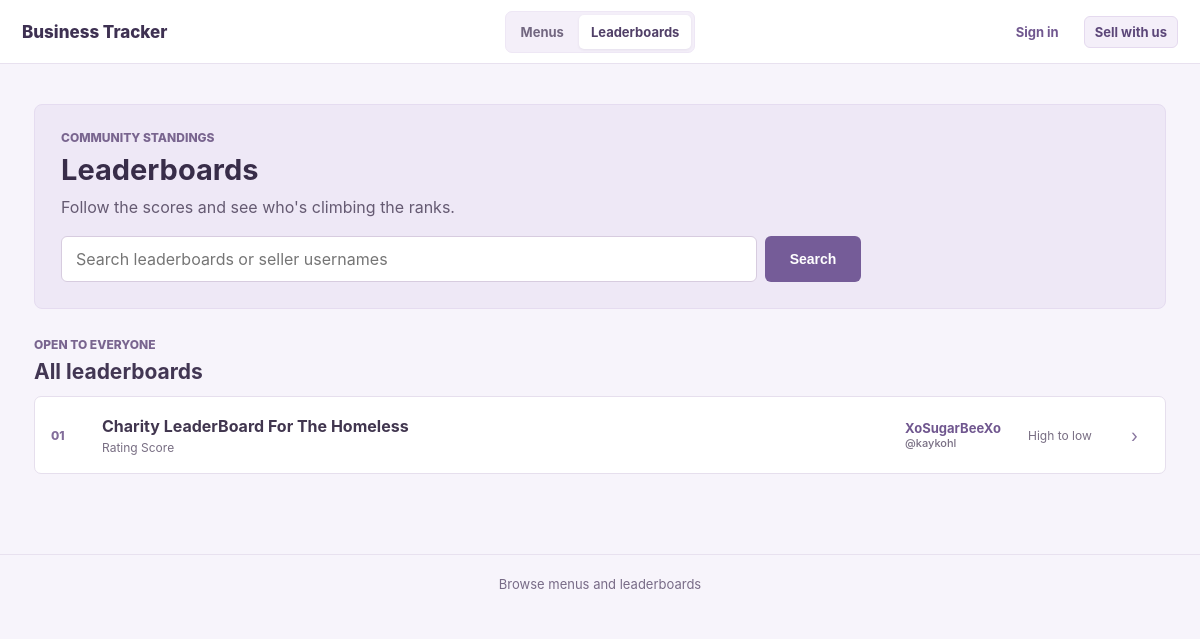
Page /browse/leaderboards on the committed database.
### models.py (models this page shows)
class Leaderboard(db.Model):
    id = db.Column(db.Integer, primary_key=True)
    owner_id = db.Column(db.Integer, db.ForeignKey('creator_account.id'), nullable=False)
    name = db.Column(db.String(160), nullable=False)
    description = db.Column(db.Text)
    score_label = db.Column(db.String(80), nullable=False, default='Score')
    sort_order = db.Column(db.String(4), nullable=False, default='desc')
    is_public = db.Column(db.Boolean, nullable=False, default=True)
    created_at = db.Column(db.DateTime, default=datetime.utcnow)
    version_id = db.Column(db.Integer, nullable=False, default=1)
    __table_args__ = (
        db.Index('ix_leaderboard_owner_name', 'owner_id', 'name'),
        db.Index('ix_leaderboard_public', 'is_public', 'owner_id'),
    )
    __mapper_args__ = {'version_id_col': version_id}
    entries = db.relationship('LeaderboardEntry', back_populates='leaderboard', cascade='all, delete-orphan', lazy=True)

class CreatorAccount(db.Model):
    __tablename__ = 'creator_account'
    id = db.Column(db.Integer, primary_key=True)
    username = db.Column(db.String(64), nullable=False, unique=True)
    email = db.Column(db.String(255), nullable=False, unique=True)
    display_name = db.Column(db.String(120))
    bio = db.Column(db.Text)
    password_hash = db.Column(db.String(255), nullable=False)
    is_admin = db.Column(db.Boolean, nullable=False, default=False)
    is_approved = db.Column(db.Boolean, nullable=False, default=False)
    stripe_account_id = db.Column(db.String(255), unique=True)
    stripe_customer_id = db.Column(db.String(255))
    stripe_subscription_id = db.Column(db.String(255))
    stripe_subscription_checkout_session_id = db.Column(db.String(255))
    stripe_subscription_status = db.Column(db.String(40), nullable=False, default='inactive')
    stripe_subscription_period_end = db.Column(db.DateTime)
    subscription_exempt = db.Column(db.Boolean, nullable=False, default=False)
    stripe_charges_enabled = db.Column(db.Boolean, nullable=False, default=False)
    stripe_details_submitted = db.Column(db.Boolean, nullable=False, default=False)
    accepting_orders = db.Column(db.Boolean, nullable=False, default=False)
    banner_notifications = db.Column(db.Boolean, nullable=False, default=True)
    email_notifications = db.Column(db.Boolean, nullable=False, default=False)
    created_at = db.Column(db.DateTime, default=datetime.utcnow, nullable=False)
    version_id = db.Column(db.Integer, nullable=False, default=1)
    __table_args__ = (
        db.Index('uq_creator_stripe_customer_id', 'stripe_customer_id', unique=True),
        db.Index('uq_creator_stripe_subscription_id', 'stripe_subscription_id', unique=True),
    )
    __mapper_args__ = {'version_id_col': version_id}

### app.py (the view)
@app.route('/browse/leaderboards')
def public_leaderboards():
    query = request.args.get('q', '').strip()
    seller_username = request.args.get('seller', '').strip()
    boards_query = db.session.query(Leaderboard, CreatorAccount).join(
        CreatorAccount, CreatorAccount.id == Leaderboard.owner_id
    ).filter(
        Leaderboard.is_public.is_(True), CreatorAccount.is_approved.is_(True),
        _seller_subscription_access(),
    )
    if query:
        pattern = f'%{query}%'
        boards_query = boards_query.filter(or_(
            Leaderboard.name.ilike(pattern), Leaderboard.description.ilike(pattern),
            CreatorAccount.username.ilike(pattern), CreatorAccount.display_name.ilike(pattern),
        ))
    if seller_username:
        boards_query = boards_query.filter(func.lower(CreatorAccount.username) == seller_username.lower())
    boards = boards_query.order_by(CreatorAccount.username, Leaderboard.name).limit(60).all()
    return render_template(
        'storefront/boards.html', query=query, seller_username=seller_username, boards=boards
    )

### app.py (called while the page is built, shortened)
def _seller_subscription_access():
    return or_(
        CreatorAccount.is_admin.is_(True),
        CreatorAccount.subscription_exempt.is_(True),
        CreatorAccount.stripe_subscription_status.in_(ACTIVE_SUBSCRIPTION_STATUSES),
    )

@event.listens_for(Session, 'do_orm_execute')
def scope_creator_queries(execute_state):
    if not execute_state.is_select or not execute_state.is_orm_statement or not has_request_context():
        return
    creator_id = getattr(g, 'creator_id', None)
    if getattr(g, 'is_admin', False):
        return
    if not creator_id or request.endpoint in PUBLIC_ENDPOINTS:
        return
    execute_state.statement = execute_state.statement.options(*(
        with_loader_criteria(model, lambda entity: entity.owner_id == creator_id, include_aliases=True)
        for model in TENANT_MODELS
    ))

@app.before_request
def require_creator():
    if request.endpoint in PUBLIC_ENDPOINTS:
        store_customer_id = session.get('store_customer_id')
        g.store_customer = db.session.get(StoreCustomer, store_customer_id) if store_customer_id else None
        creator_id = session.get('creator_id')
        return

@app.context_processor
def helpers():
    creator = getattr(g, 'creator', None)
    unread_notifications = []
    if creator and creator.banner_notifications:
        unread_notifications = SellerNotification.query.filter_by(
            owner_id=creator.id, read_at=None
        ).order_by(SellerNotification.created_at.desc()).limit(3).all()
    return {
        'money': lambda x: f'${money(x):,.2f}',
        'current_creator': creator,
        'current_store_customer': getattr(g, 'store_customer', None),
        'unread_notifications': unread_notifications,
    }

### templates/storefront/boards.html (shortened to what this page needs)
{% extends 'public_base.html' %}
{% block content %}
<section class="public-intro public-board-intro">
    <p class="public-kicker">Community standings</p>
    <h1>Leaderboards</h1>
    <p>Follow the scores and see who's climbing the ranks.</p>
    <form class="public-search-form" method="get" action="{{url_for('public_leaderboards')}}" role="search">
        <input id="leaderboard-search" type="search" name="q" value="{{query}}" placeholder="Search leaderboards or seller usernames" autocomplete="off">
        <button class="button" type="submit">Search</button>
    </form>
</section>
<section class="public-section">
    <div class="public-section-heading"><div><p class="public-kicker">{{'Filtered results' if query or seller_username else 'Open to everyone'}}</p><h2>{{'@' ~ seller_username if seller_username else 'All leaderboards'}}</h2></div></div>
    {% if boards %}
    <div class="public-board-list">
        {% for board,seller in boards %}
        <div class="public-board-row">
            <span class="public-board-rank">{{'%02d'|format(loop.index)}}</span>
            <a class="public-board-copy" href="{{url_for('public_leaderboard', username=seller.username, id=board.id)}}"><strong>{{board.name}}</strong>{% if board.description %}<small>{{board.description}}</small>{% endif %}<small>{{board.score_label}}</small></a>
            <a class="public-board-seller" href="{{url_for('seller_store', username=seller.username)}}">{{seller.display_name or seller.username}}<small>@{{seller.username}}</small></a>
            <span class="public-board-order">{{'High to low' if board.sort_order == 'desc' else 'Low to high'}}</span>
            <a class="public-list-arrow" href="{{url_for('public_leaderboard', username=seller.username, id=board.id)}}" aria-label="View {{board.name}}">›</a>
        </div>
        {% endfor %}
    </div>
    {% else %}<p class="public-empty">No leaderboards found. Try another search.</p>{% endif %}
</section>
{% endblock %}

### static/css/app.css (style rules this page uses)
:root { font-family: Inter, system-ui, -apple-system, Segoe UI, sans-serif; color: #20242b; background: #f5f6f8; }
* { box-sizing: border-box; }
body { margin: 0; display: flex; min-height: 100vh; }
h1 { margin: 0; font-size: 26px; }
h2 { font-size: 18px; margin-top: 0; }
.button { display: inline-block; border: 0; background: #2e5cff; color: #fff; padding: 8px 12px; border-radius: 6px; text-decoration: none; cursor: pointer; font-weight: 700; }
.button { font-size: 14px; }
:root { --purple: #8b5cf6; --purple-dark: #6d3fd6; --purple-soft: #f1ebff; --border: #e6e0f0; }
body { background: #faf9fd; color: #29233a; }
.button { background: var(--purple); }
.public-site { display: block; min-height: 100vh; background: #f3f6f4; color: #202b2a; }
.public-site .button { background: #087f70; }
.public-kicker { margin: 0 0 7px; color: #b9d7cd; font-size: 12px; font-weight: 800; text-transform: uppercase; }
.public-search-form { display: grid; grid-template-columns: minmax(0, 1fr) auto; gap: 8px; max-width: 760px; }
.public-search-form input { min-width: 0; padding: 12px 14px; border: 1px solid #cbd8d3; border-radius: 6px; font: inherit; }
.public-search-form .button { background: #e2b955; color: #26342e; }
.public-section { margin-bottom: 26px; }
.public-section-heading { display: flex; align-items: end; justify-content: space-between; gap: 12px; margin-bottom: 12px; }
.public-section-heading .public-kicker, .public-seller-heading .public-kicker, .public-breadcrumb { color: #648078; }
.public-section-heading h2 { margin: 0; color: #203a35; font-size: 21px; }
.public-list-arrow, .public-seller-list a span { color: #087f70; font-size: 20px; }
.public-site { background: #f7f4fb; color: #30283b; }
.public-site .button { background: #755c98; }
.public-intro { margin-bottom: 28px; padding: 25px 26px 26px; background: #eee8f6; border: 1px solid #e5dcf0; border-radius: 8px; }
.public-intro .public-kicker, .public-seller-heading .public-kicker, .public-section-heading .public-kicker, .public-board-link .public-kicker, .public-breadcrumb { color: #79658f; }
.public-intro h1, .public-seller-heading h1 { margin: 0 0 8px; color: #382d49; font-size: 29px; }
.public-intro > p:not(.public-kicker), .public-seller-heading > p:last-child { margin: 0 0 17px; color: #655a72; line-height: 1.5; }
.public-search-form { max-width: 800px; }
.public-search-form input { border-color: #d7ccdf; background: #fff; }
.public-search-form .button { min-width: 96px; background: #755c98; color: #fff; }
.public-section-heading h2 { color: #423653; }
.public-item-meta a, .public-text-link, .public-board-seller, .public-list-arrow, .public-seller-list a span { color: #755c98; }
.public-list, .public-seller-list, .public-board-list { background: #fff; border: 1px solid #e6dfed; border-radius: 7px; }
.public-list-arrow, .public-seller-list a span { font-size: 18px; }
.public-board-list { overflow: hidden; }
.public-board-row { min-height: 76px; display: grid; grid-template-columns: 38px minmax(0, 1fr) minmax(110px, auto) minmax(90px, auto) 18px; align-items: center; gap: 13px; padding: 12px 16px; color: #41364f; text-decoration: none; border-bottom: 1px solid #f0ebf4; }
.public-board-row:last-child { border-bottom: 0; }
.public-board-rank { color: #826d9a; font-size: 12px; font-weight: 800; }
.public-board-copy { min-width: 0; display: grid; gap: 4px; color: inherit; text-decoration: none; }
.public-board-copy strong { color: #41364f; }
.public-board-copy small, .public-board-order { color: #786e83; font-size: 12px; overflow-wrap: anywhere; }
.public-board-seller { color: #70578f; font-size: 13px; font-weight: 700; text-decoration: none; }
.public-board-row > .public-list-arrow { color: #89769f; font-size: 18px; text-decoration: none; }
.public-board-seller small, .public-seller-list a small { display: block; color: #786e83; font-size: 11px; font-weight: 500; }

### rows in the picture
Leaderboard: index "01", name "Charity LeaderBoard For The Homeless", score_label "Rating Score", display_name "XoSugarBeeXo", username "kaykohl", sort_order "High to low"

### other values in the picture
{{ 'Filtered results' if query or seller_username else 'Open to everyone' }} "OPEN TO EVERYONE"
{{ '@' ~ seller_username if seller_username else 'All leaderboards' }} "All leaderboards"
